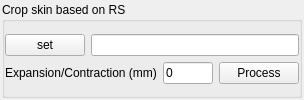
          <widget class="QWidget" name="tab_6">
           <attribute name="title">
            <string>CropRS</string>
           </attribute>
           <layout class="QGridLayout" name="gridLayout_44">
            <property name="leftMargin">
             <number>2</number>
            </property>
            <property name="topMargin">
             <number>2</number>
            </property>
            <property name="rightMargin">
             <number>2</number>
            </property>
            <property name="bottomMargin">
             <number>2</number>
            </property>
            <item row="0" column="0">
             <widget class="QGroupBox" name="groupBox_15">
              <property name="maximumSize">
               <size>
                <width>300</width>
                <height>16777215</height>
               </size>
              </property>
              <property name="title">
               <string>Crop skin based on RS</string>
              </property>
              <layout class="QGridLayout" name="gridLayout_28">
               <property name="leftMargin">
                <number>0</number>
               </property>
               <property name="topMargin">
                <number>2</number>
               </property>
               <property name="rightMargin">
                <number>0</number>
               </property>
               <property name="bottomMargin">
                <number>0</number>
               </property>
               <item row="0" column="0">
                <layout class="QGridLayout" name="gridLayout_13">
                 <item row="0" column="0">
                  <widget class="QPushButton" name="pushButton_SetCBCTSkinRS">
                   <property name="text">
                    <string>set</string>
                   </property>
                  </widget>
                 </item>
                 <item row="0" column="1" colspan="3">
                  <widget class="QLineEdit" name="lineEdit_PathCBCTSkinPath">
                   <property name="text">
                    <string/>
                   </property>
                  </widget>
                 </item>
                 <item row="1" column="0" colspan="2">
                  <widget class="QLabel" name="label_43">
                   <property name="text">
                    <string>Expansion/Contraction (mm)</string>
                   </property>
                  </widget>
                 </item>
                 <item row="1" column="2">
                  <widget class="QLineEdit" name="lineEdit_SkinMargin">
                   <property name="text">
                    <string>0</string>
                   </property>
                  </widget>
                 </item>
                 <item row="1" column="3">
                  <widget class="QPushButton" name="pushButton_CropSkinRS">
                   <property name="text">
                    <string>Process</string>
                   </property>
                  </widget>
                 </item>
                </layout>
               </item>
              </layout>
             </widget>
            </item>
           </layout>
          </widget>
